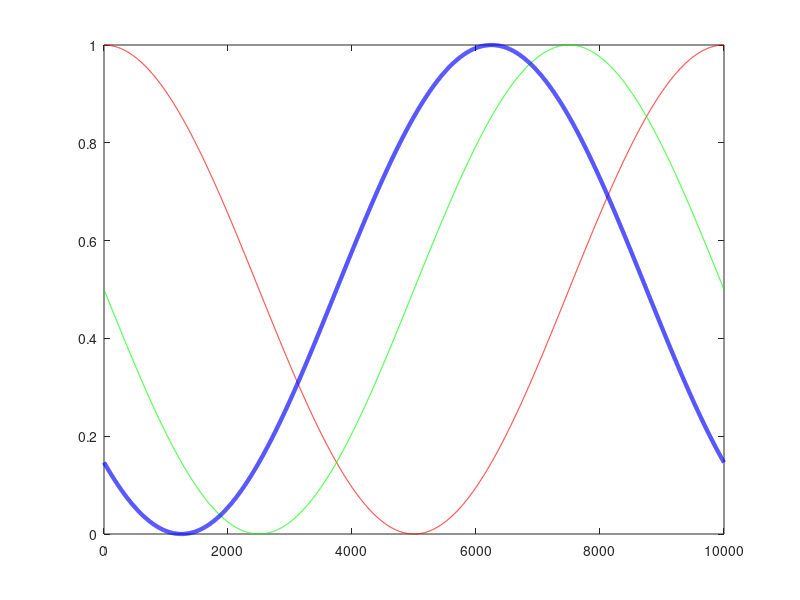
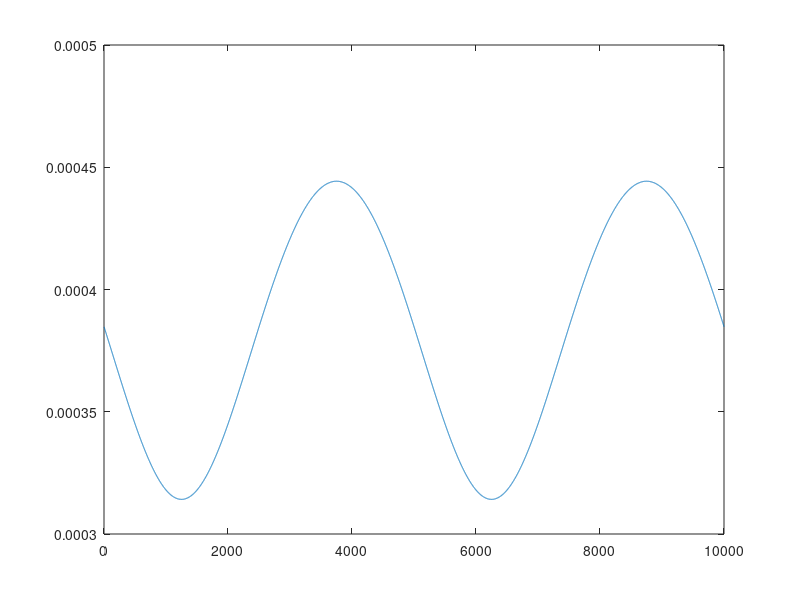
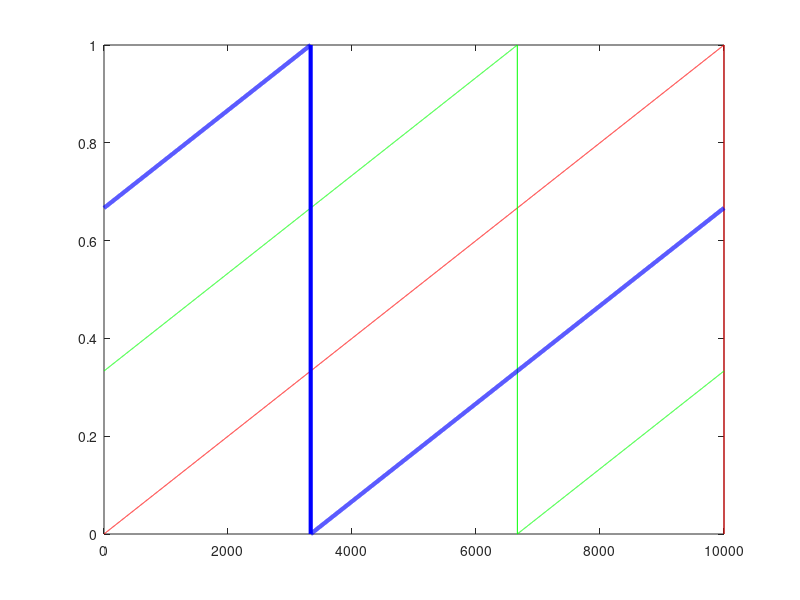
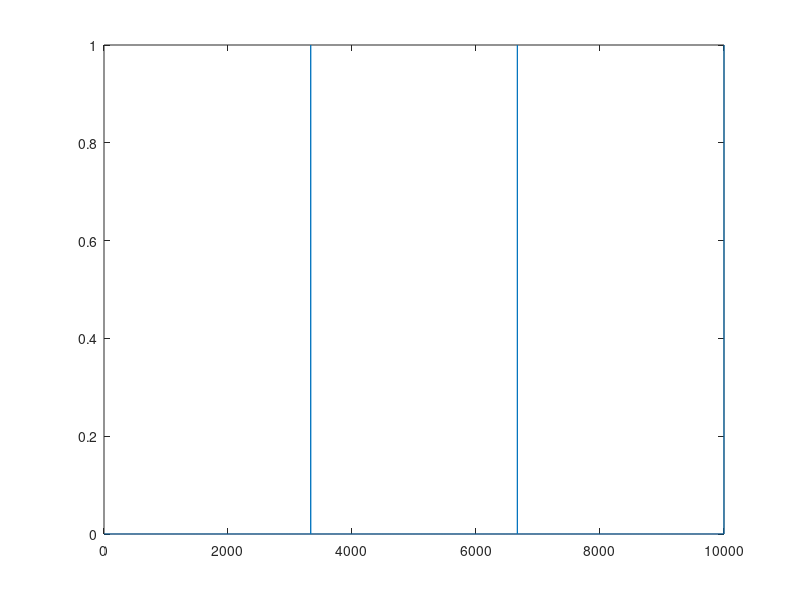

Write MATLAB code to recreate these figures, in order.

clear all; clc
 
% IS1 = im2double(imread('Sine1.tiff'));
% IS2 = im2double(imread('Sine2.tiff'));
% IS3 = im2double(imread('Sine3.tiff'));
% figure;plot([1:1920], IS1(1,:), 'r-', [1:1920], IS2(1,:), 'g-', [1:1920], IS3(1,:), 'b-', 'LineWidth', 3)
% 
% IT1 = im2double(imread('Tri1.tiff'));
% IT2 = im2double(imread('Tri2.tiff'));
% IT3 = im2double(imread('Tri3.tiff'));
% figure;plot([1:1920], IT1(1,:), 'r-', [1:1920], IT2(1,:), 'g-', [1:1920], IT3(1,:), 'b-', 'LineWidth', 3)

% IS1Plot = IS1(1,:);
% IS2Plot = IS2(1,:);
% IS3Plot = IS3(1,:);
% IT1Plot = IT1(1,:);
% IT2Plot = IT2(1,:);
% IT3Plot = IT3(1,:);

N           = 10000;
X           = [1:N];
IS1Plot     = 0.5 + 0.5*cos(2*pi*X/N);
 IS2Plot     = 0.5 + 0.5*cos(2*pi*X/N + 2*pi/3);
 IS3Plot     = 0.5 + 0.5*cos(2*pi*X/N + 4*pi/3);
 IS2Plot     = 0.5 + 0.5*cos(2*pi*X/N + pi/2);
IS3Plot     = 0.5 + 0.5*cos(2*pi*X/N + 3*pi/4);

figure;plot([1:N], IS1Plot, 'r-', [1:N], IS2Plot, 'g-', [1:N], IS3Plot, 'b-', 'LineWidth', 3)
IS1Shift    = circshift(IS1Plot, [0 1]);
IS2Shift    = circshift(IS2Plot, [0 1]);
IS3Shift    = circshift(IS3Plot, [0 1]);

SinDistances    = sqrt((IS1Plot - IS1Shift).^2 + (IS2Plot - IS2Shift).^2 + (IS3Plot - IS3Shift).^2);
figure;plot(SinDistances)
sum(SinDistances(:))

% IT1Plot     = (asin(sin(2*pi*X/N)) + pi/2)/pi;
% IT2Plot     = (asin(sin(2*pi*X/N + 2*pi/3))+ pi/2)/pi;
% IT3Plot     = (asin(sin(2*pi*X/N + 4*pi/3))+ pi/2)/pi;
IT1Plot     = 0.5 + 0.5*sawtooth(2*pi*X/N);
IT2Plot     = 0.5 + 0.5*sawtooth(2*pi*X/N + 2*pi/3);
IT3Plot     = 0.5 + 0.5*sawtooth(2*pi*X/N + 4*pi/3);
figure;plot([1:N], IT1Plot, 'r-', [1:N], IT2Plot, 'g-', [1:N], IT3Plot, 'b-', 'LineWidth', 3)
IT1Shift    = circshift(IT1Plot, [0 1]);
IT2Shift    = circshift(IT2Plot, [0 1]);
IT3Shift    = circshift(IT3Plot, [0 1]);
TriDistances    = sqrt((IT1Plot - IT1Shift).^2 + (IT2Plot - IT2Shift).^2 + (IT3Plot - IT3Shift).^2);
figure;plot(TriDistances)
sum(TriDistances(:))
